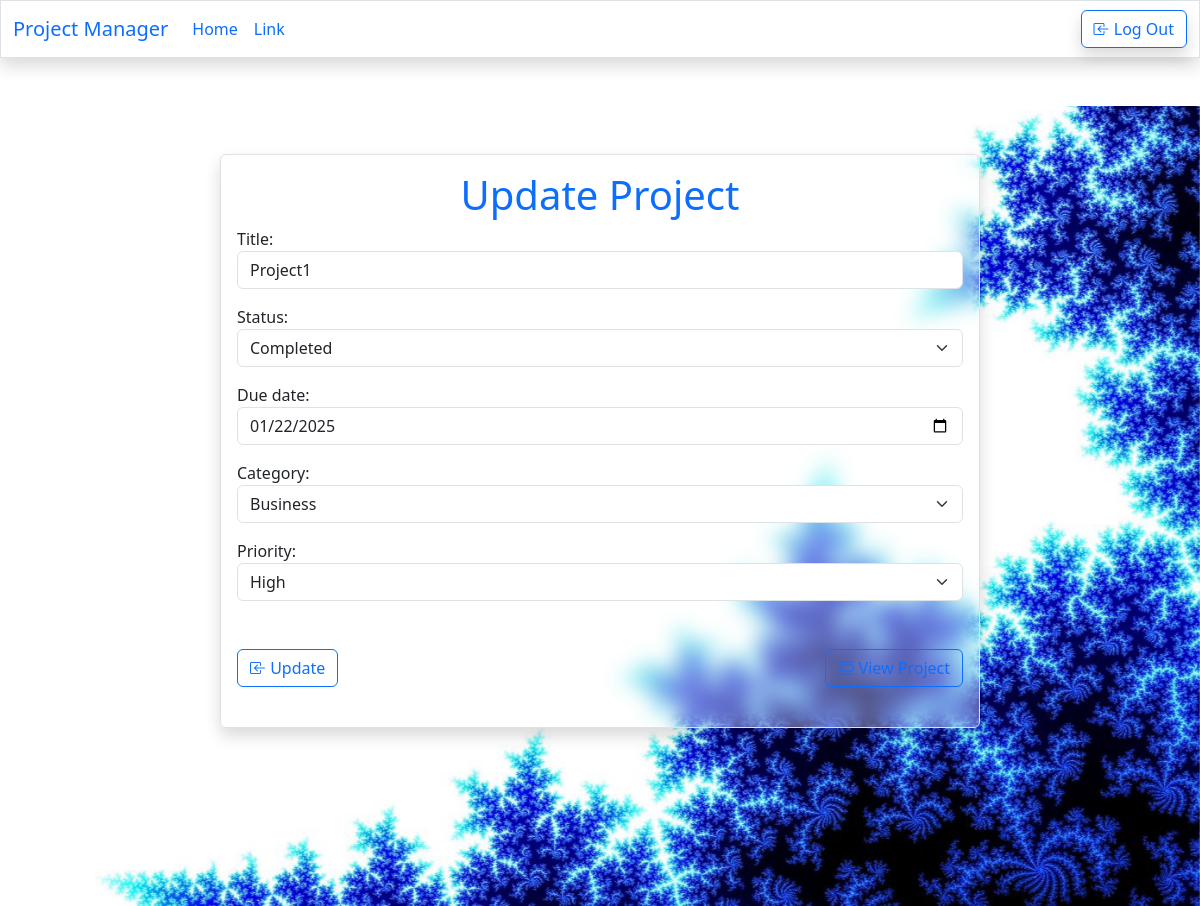
Before: /project/3/change (signed in) with the older database file.
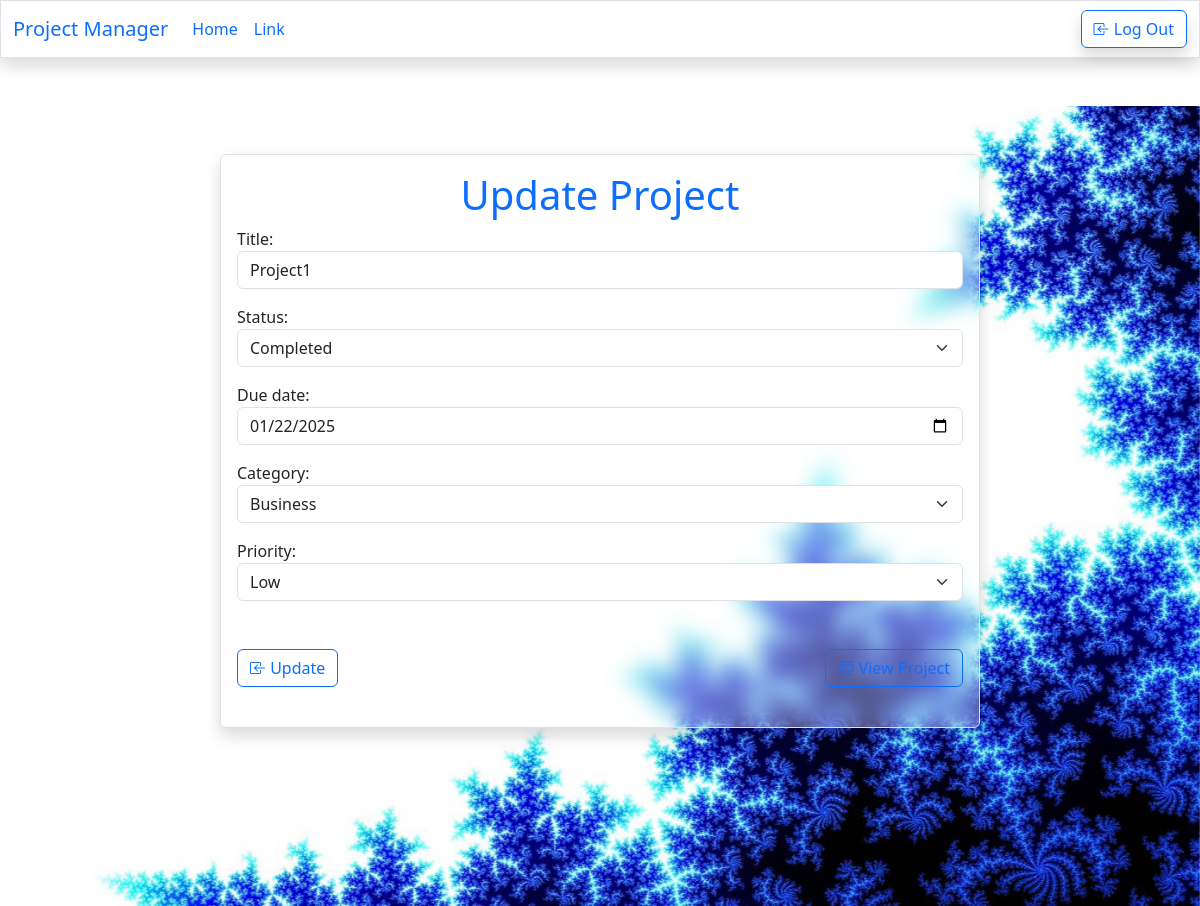
After: the same page with the newer database file.
### myapp/models.py (models this page shows, shortened)
class Todo(models.Model):
    title = models.CharField(max_length=200)
    owner = models.ForeignKey(User,on_delete=models.CASCADE)
    STATUS_CHOICES =(
        ("Completed","Completed"),
        ("Not completed","Not completed")
    )
    status = models.CharField(max_length=100,choices=STATUS_CHOICES,default="Notompleted")
    created_at = models.DateTimeField(auto_now_add=True)
    due_date = models.DateField()
    CATEGORY_CHOICES = (
        ("Business","Business"),
        ("Personal","Personal")
    )
    category = models.CharField(max_length=100,choices=CATEGORY_CHOICES,default="Personal")
    PRIORITY_CHOICES = (
        ("Low","Low"),
        ("Medium","Medium"),
        ("High","High")
    )
    priority = models.CharField(max_length=100,choices=PRIORITY_CHOICES,default="High")

### myapp/views.py (the view, shortened to what this page needs)
# urls.py: path("project/<int:pk>/change",views.ProjectUpdateView.as_view(),name="project-edit"),
@method_decorator(signin_required,name="dispatch")
class ProjectUpdateView(View):
    def get(self,request,*args,**kwargs):
        id=kwargs.get("pk")
        project_obj=Todo.objects.get(id=id)
        form_instance=AddProjectForm(instance=project_obj)
        return render(request,"project_edit.html",{"form":form_instance})

### myapp/forms.py
class AddProjectForm(forms.ModelForm):
    class Meta:
        model = Todo
        exclude=("created_at","owner")
        widgets={
            "title":forms.TextInput(attrs={"class":"form-control mb-3"}),
            "status":forms.Select(attrs={"class":"form-control mb-3 form-select"}),
            "due_date": forms.DateInput(attrs={'class': 'form-control mb-3' ,'type': 'date' ,}),
            "category":forms.Select(attrs={"class":"form-control mb-3 form-select"}),
            "priority":forms.Select(attrs={"class":"form-control mb-3 form-select"}),
        }

### myapp/templates/project_edit.html (shortened to what this page needs)
{%extends 'base.html'%}
{% load static %}
{%block main_block%}
<div class="mode">
    <div class="container mt-5">
        <div class="row mt-5">
            <div class="col-2"></div>
            <div class=" col-8  mt-5 border border2 shadow p-3 rounded  ">
                <h1 class="text-center text-primary">Update Project</h1>
                <form action="" method="post">
                    {{form}}
                    <div class="d-flex justify-content-between align-items-center mt-5">
                        <button class="btn btn-outline-primary mb-2" type="submit">
                            <i class="bi bi-box-arrow-in-left"></i> Update
                        </button>
                        <a href="{%url 'projectlist'%}" class="btn btn-outline-primary mb-2"><i class="bi bi-view-list"></i> View Project</a>
                    </div>
                </form>
            </div>
            <div class="col-2"></div>
        </div>
    </div>
</div>
{%endblock%}

### myapp/templates/base.html (shortened to what this page needs)
<!DOCTYPE html>
<html  lang="en">
<head>
    <link href="https://cdn.jsdelivr.net/npm/bootstrap@5.3.3/dist/css/bootstrap.min.css" rel="stylesheet">
    <link rel="stylesheet" href="https://cdn.jsdelivr.net/npm/bootstrap-icons@1.11.3/font/bootstrap-icons.min.css">
    <link rel="stylesheet" href="https://cdnjs.cloudflare.com/ajax/libs/font-awesome/6.7.2/css/all.min.css" />
    <link rel="stylesheet" href="https://cdnjs.cloudflare.com/ajax/libs/font-awesome/6.7.2/css/all.min.css" />
    <link href="https://unpkg.com/aos@2.3.1/dist/aos.css" rel="stylesheet">
</head>
<body >
    <nav class="navbar navbar-expand-lg bg-white  border shadow">
        <div class="container-fluid">
          <a class="navbar-brand text-primary " href="#">Project Manager</a>
          <div class="collapse navbar-collapse" id="navbarSupportedContent">
            <ul class="navbar-nav me-auto  mb-lg-0">
              <li class="nav-item">
                <a class="nav-link active text-primary" aria-current="page" href="{%url 'index'%}">Home</a>
              </li>
              <li class="nav-item">
                <a class="nav-link text-primary" href="#">Link</a>
              </li>
            </ul>
            <div class="d-flex">
              <a href="{%url 'signout'%}" class="btn btn-outline-primary shadow"><i class="bi bi-box-arrow-in-left"></i> Log Out</a>
            </div>
          </div>
        </div>
      </nav>
    {%block main_block%}
    {%endblock%}
</body>
</html>

### myapp/templates/project_edit.html (style rules this page uses)
.mode { margin: 0; padding: 0; background: url('/static/images/background2.jpg') no-repeat center center fixed; background-size: cover; height: 100vh; }
.col-8 { background: rgba(255, 255, 255, 0.3); backdrop-filter: blur(10px); -webkit-backdrop-filter: blur(10px); }
.shadow { box-shadow: 0 8px 16px rgba(0, 0, 0, 0.3); }

Changed rows visible on the page:
changed Todo "Project1": priority "High" → "Low"
